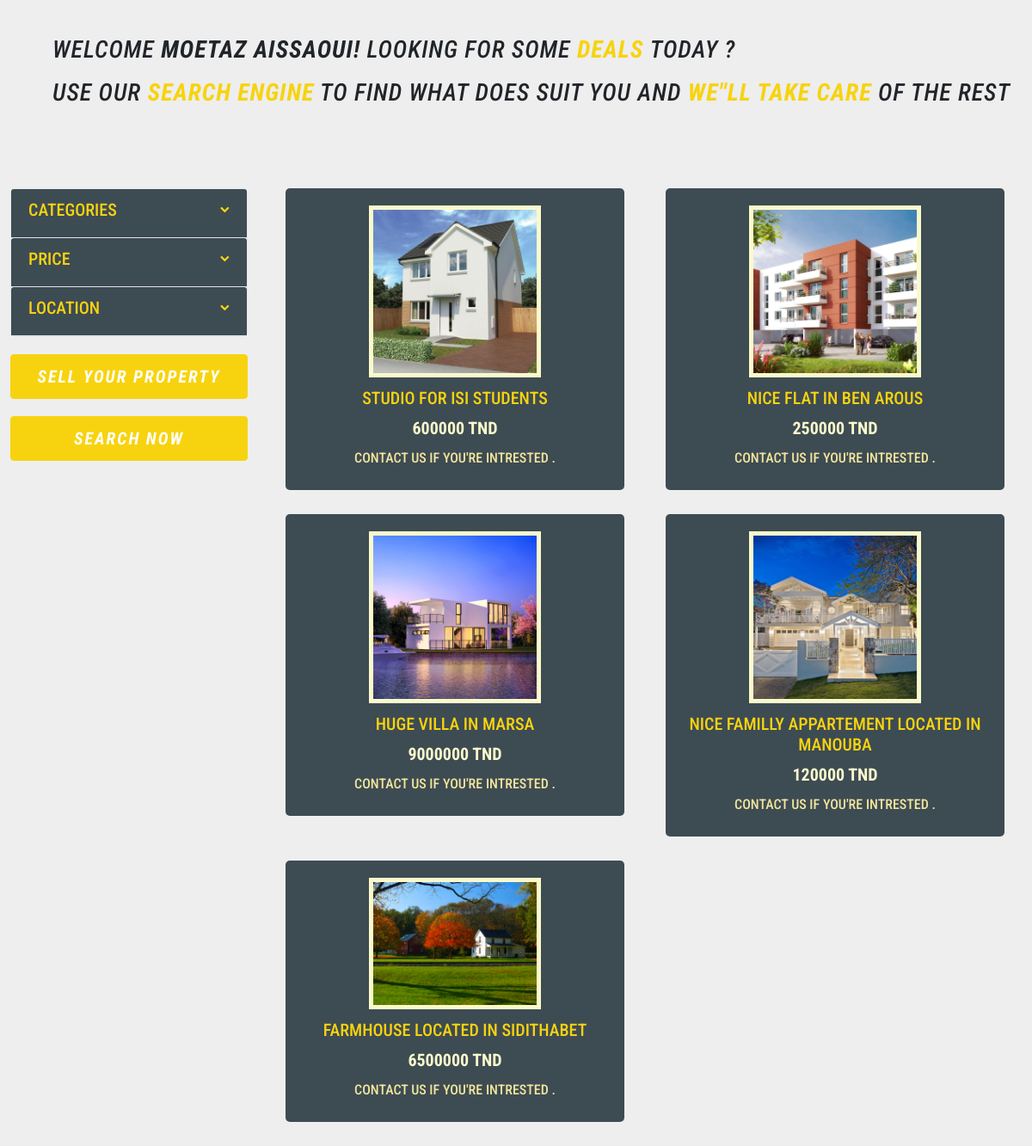
The page /Search/index.php (signed in) on the database its author committed.
### tables this page shows
CREATE TABLE IF NOT EXISTS `properties` (
  `id` int(11) NOT NULL AUTO_INCREMENT,
  `categorie` varchar(25) NOT NULL,
  `title` varchar(254) NOT NULL,
  `price` int(11) NOT NULL,
  `location` varchar(25) NOT NULL,
  `photo` varchar(200) NOT NULL,
  PRIMARY KEY (`id`)
);

### Search/index.php (the view, shortened to what this page needs)
<!DOCTYPE html>
<html lang="en">
<head>
    <link rel="stylesheet" href="https://stackpath.bootstrapcdn.com/bootstrap/4.2.1/css/bootstrap.min.css">
    <link rel="stylesheet" href="https://cdn.jsdelivr.net/npm/bootstrap@5.0.0-alpha1/dist/css/bootstrap.min.css">
    <link rel="stylesheet" href="https://cdnjs.cloudflare.com/ajax/libs/font-awesome/4.7.0/css/font-awesome.min.css">
    <link rel="stylesheet" href="styleSearch.css">
</head>
<body>
    <header>
        <div class="navbar">
            <div class="wel">
                <?php
                if(isset($_SESSION['firstname']))
                echo "<h3>Welcome <b>" . $_SESSION['firstname']." ". $_SESSION['lastname']."!</b>  Looking For Some <span> Deals </span> Today ?<br>
                Use Our <span> Search Engine</span> To Find What Does Suit You And <span> We''ll Take Care</span> Of
                The Rest</h3>";
                else
                echo "<h3>Please Login If You are Looking For Some <span> Deals </span> </h3>";
                ?>
            </div>
        </div>
    </header>
    <div class="all">
        <form method="POST">
        <div class="container-fluid mt-5 mb-5">
            <div class="row">
                <div class="col-md-3">
                    <div class="card">
                        <article class="filter-group">
                            <header class="card-header">
                                <a href="#/" data-toggle="collapse" data-target="#collapse_aside2" data-abc="true"
                                    aria-expanded="false" class="collapsed">
                                    <i class="icon-control fa fa-chevron-down"></i>
                                    <h5 class="title">Categories</h5>
                                </a>
                            </header>
                        </article>
                        <article class="filter-group">
                            <header class="card-header">
                                <a href="#/" data-toggle="collapse" data-target="#collapse_aside3" data-abc="true"
                                    aria-expanded="false" class="collapsed">
                                    <i class="icon-control fa fa-chevron-down"></i>
                                    <h5 class="title">Price </h5>
                                </a>
                            </header>
                        </article>
                        <article class="filter-group">
                            <header class="card-header">
                                <a href="#/" data-toggle="collapse" data-target="#collapse_aside4" data-abc="true"
                                    aria-expanded="false" class="collapsed">
                                    <i class="icon-control fa fa-chevron-down"></i>
                                    <h5 class="title">Location</h5>
                                </a>
                            </header>
                        </article>
</div>
                    <a href="#/" class="highlight-button btn btn-medium" data-abc="true" id="sell">Sell Your
                        Property</a>
                    <input type="submit" name ="search" class="highlight-button btn btn-medium" data-abc="true" id="sell" value="Search Now">
                </div>
                </form>
                <div class="col-md-9">
                    <div class="row g-2">
                <?php
                    if ((!isset($_POST["search"]) && !isset($_POST["apply"]) ) && isset($_SESSION["firstname"]))
                    {
                        $con = mysqli_connect("localhost","root","","agence") or die ("erreur");
                        $query = "SELECT * FROM PROPERTIES;";
                        $result=mysqli_query($con,$query);
                        if (mysqli_num_rows($result) == 0 )
                            {
                            echo '
                            <div class="col-md-6">
                                <div class="house">
                                    <div class="about text-center">
                                        <h6>There is no Properties</h6>
                                    </div>
                                </div>
                            </div>
                                ';
                            }else
                            {
                                while($row = mysqli_fetch_assoc($result))
                                {
                                    echo '
                                    <div class="col-md-6">
                                        <div class="house">
                                            <div class="text-center"> <img alt="no image" src="./'.$row["photo"].'" width="200"> </div>
                                            <div class="about text-center">
                                                <h5>'.$row["title"].'</h5> <span>'.$row["price"].' TND</span>
                                                <h6>Contact us if you\'re intrested .</h6>
                                            </div>
                                        </div>
                                    </div>
                                        ';
                                }
                            }
                        }
                ?>
                    </div>
                </div>
            </div>
</body>
</html>

### Search/styleSearch.css (style rules this page uses)
* { margin: 0; padding: 0; box-sizing: border-box; }
body { background-color: #eeeeee; font-family: 'Roboto Condensed', sans-serif !important; font-size: 14px }
.all { margin-top: 70px; }
a { text-decoration: none !important; background-color: transparent }
.btn-medium { font-size: 12px; padding: 10px 22px; display: inline-block; margin-right: 20px; letter-spacing: 2px; border: 1px solid #f7d30f; width: 100%; margin-top: 5px; }
.wel { margin-top: 25px; margin-left: 45px; font-style: italic; }
.wel h3 { line-height: 50px; letter-spacing: 1px; text-transform: uppercase; }
.wel span { color: #f7d30f; font-weight: 700; }
.filter-group { border-bottom: 1px solid #e4e4e4 }
.card { position: relative; display: -webkit-box; display: -ms-flexbox; display: flex; -webkit-box-orient: vertical; -webkit-box-direction: normal; -ms-flex-direction: column; flex-direction: column; min-width: 0; word-wrap: break-word; background-color: #fff; background-clip: border-box; border: 1px solid rgba(0, 0, 0, 0.1); border-radius: 0.37rem }
.card-header { padding: 0.75rem 1.25rem; margin-bottom: 0; background-color: #3d4b53; border-bottom: 1px solid rgba(0, 0, 0, 0.1) }
.card-header i { color:#f7d30f ; }
.filter-group .card-header { border-bottom: 0 }
.icon-control { margin-top: 6px; float: right; font-size: 80% }
.card-header h5 { color: #f7d30f; text-transform: uppercase; }
.house { padding: 20px; margin:0 20px 20px 20px; background-color: #3d4b53; border-radius: 5px; position: relative }
.house h5 { color: #f7d30f; text-transform: uppercase; }
.house h6 { text-transform: uppercase; color: #f1e59c; margin-top: 10px; }
.house img { border: 5px solid #faf9cc; }
.about span { color: #faf9cc; font-size: 20px; font-weight: 700; }
.about { margin-top: 12px }
#sell,#send { margin-top: 20px; font-size: 20px; text-transform: uppercase; font-style: italic; color: white; background-color: #f7d30f; font-weight: 700; }

### rows shown on the page
properties: photo (picture), title "STUDIO FOR ISI STUDENTS", price "600000"
properties: photo (picture), title "NICE FLAT IN BEN AROUS", price "250000"
properties: photo (picture), title "HUGE VILLA IN MARSA", price "9000000"
properties: photo (picture), title "NICE FAMILLY APPARTEMENT LOCATED IN MANOUBA", price "120000"
properties: photo (picture), title "FARMHOUSE LOCATED IN SIDITHABET", price "6500000"

### other values the page prints
$_SESSION['firstname'] "MOETAZ"
$_SESSION['lastname'] "AISSAOUI"
